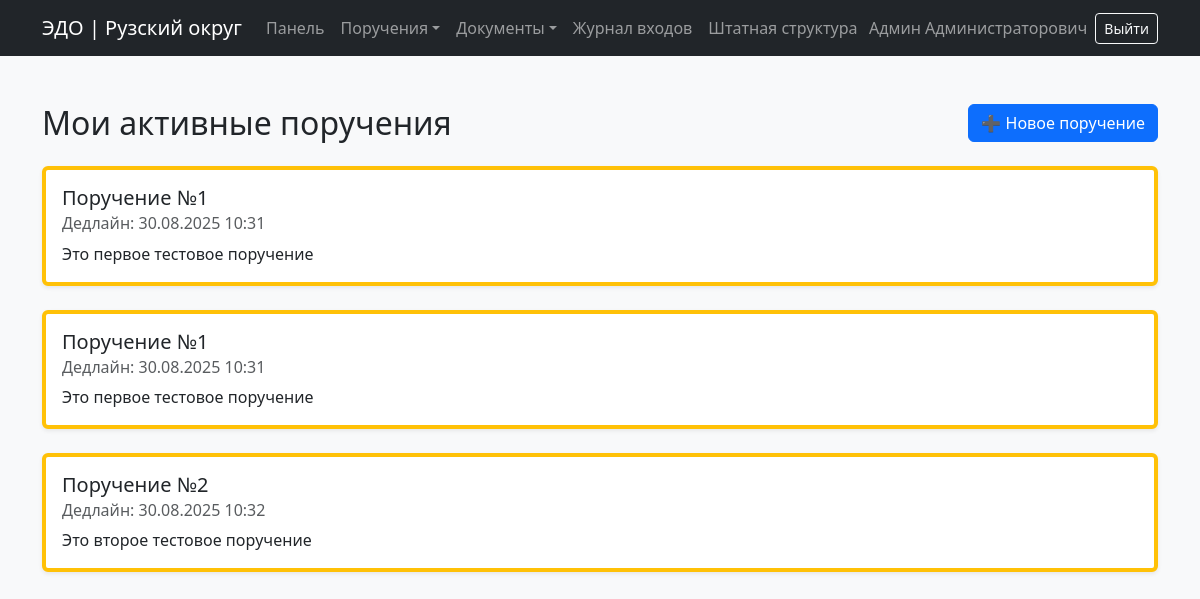
Page /tasks/ (signed in) on the committed database.
### users/models.py (models this page shows, shortened)
class Task(models.Model):
    title = models.CharField("Название поручения", max_length=255)
    description = models.TextField("Описание", blank=True)
    creator = models.ForeignKey(User, on_delete=models.CASCADE, related_name="created_tasks")
    executor = models.ForeignKey(User, on_delete=models.CASCADE, related_name="assigned_tasks")
    department = models.ForeignKey(Department, on_delete=models.CASCADE)
    deadline = models.DateTimeField("Дедлайн")
    created_at = models.DateTimeField(auto_now_add=True)
    is_completed = models.BooleanField(default=False)

### users/views.py (the view)
# urls.py: path('tasks/', task_list, name='task_list'),
@login_required
def task_list(request):
    tasks = Task.objects.filter(executor=request.user, is_completed=False, deadline__gte=timezone.now()).order_by('deadline')
    return render(request, 'users/task_list.html', {'tasks': tasks})

### templates/users/task_list.html
{% extends 'base.html' %}
{% block content %}
<div class="container py-5">
        <div class="d-flex justify-content-between align-items-center mb-4">
            <h2 class="mb-0">Мои активные поручения</h2>
            {% if not request.user.groups.all.0.name == 'Сотрудник' %}
            <a href="{% url 'create_task' %}" class="btn btn-primary">➕ Новое поручение</a>
            {% endif %}
        </div>
        {% if tasks %}
            <div class="row row-cols-1 g-4">
                {% for task in tasks %}
                <div class="col">
                    <div class="card shadow-sm border-start border-4 border-warning">
                        <div class="card-body">
                            <h5 class="card-title">{{ task.title }}</h5>
                            <h6 class="card-subtitle mb-2 text-muted">
                                Дедлайн: {{ task.deadline|date:"d.m.Y H:i" }}
                            </h6>
                            <p class="card-text">{{ task.description }}</p>
                        </div>
                    </div>
                </div>
                {% endfor %}
            </div>
        {% else %}
            <div class="alert alert-info">Нет активных поручений</div>
        {% endif %}
    </div>
{% endblock %}

### templates/base.html (shortened to what this page needs)
<!DOCTYPE html>
<html lang="ru">
<head>
    <link href="https://cdn.jsdelivr.net/npm/bootstrap@5.3.3/dist/css/bootstrap.min.css" rel="stylesheet">
</head>
<body class="bg-light">
<nav class="navbar navbar-expand-lg navbar-dark bg-dark">
  <div class="container">
    <a class="navbar-brand" href="{% url 'dashboard' %}">ЭДО | Рузский округ</a>
    <div class="collapse navbar-collapse" id="mainNavbar">
      <ul class="navbar-nav me-auto mb-2 mb-lg-0">
        {% if user.is_authenticated %}
        <li class="nav-item">
          <a class="nav-link" href="{% url 'dashboard' %}">Панель</a>
        </li>
        <li class="nav-item dropdown">
          <a class="nav-link dropdown-toggle" href="#" role="button" data-bs-toggle="dropdown">Поручения</a>
        </li>
        <li class="nav-item dropdown">
          <a class="nav-link dropdown-toggle" href="#" role="button" data-bs-toggle="dropdown">Документы</a>
        </li>
        <li class="nav-item">
          <a class="nav-link" href="{% url 'login_journal' %}">Журнал входов</a>
        </li>
        <li class="nav-item">
          <a class="nav-link" href="{% url 'staff_structure_view' %}">Штатная структура</a>
        </li>
      </ul>
        <span class="navbar-text me-2">
          {{ user.get_full_name|default:user.username }}
        </span>
        <form action="{% url 'logout' %}" method="post" class="d-inline">
          <button class="btn btn-outline-light btn-sm">Выйти</button>
        </form>
      {% endif %}
    </div>
  </div>
</nav>
{% block content %}
{% endblock %}
</body>
</html>

### rows in the picture
Task: title "Поручение №1", deadline "30.08.2025 10:31", description "Это первое тестовое поручение"
Task: title "Поручение №1", deadline "30.08.2025 10:31", description "Это первое тестовое поручение"
Task: title "Поручение №2", deadline "30.08.2025 10:32", description "Это второе тестовое поручение"

### other values in the picture
{{ user.get_full_name|default:user.username }} "Админ Администраторович"
